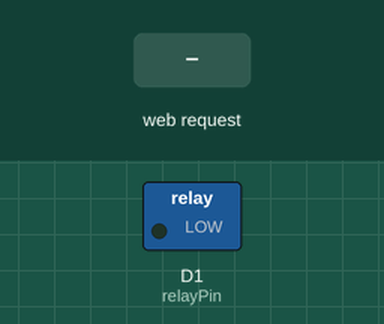
Recording of a sketch running on a simulated ESP8266 (NodeMCU). On the bench: switched loads named in the sketch (green lamp = pin HIGH). Inputs (shaded band) come from the test bench. WiFi joins after 1.5 s; servers stay silent unless stated; what the sketch prints to the serial monitor is not drawn.

Above: at 2.7 s.
2.8 s: HTTP request GET /11 received
At 4.0 s:
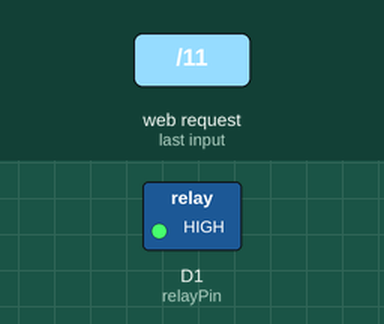
4.3 s: HTTP request GET /10 received
At 5.2 s:
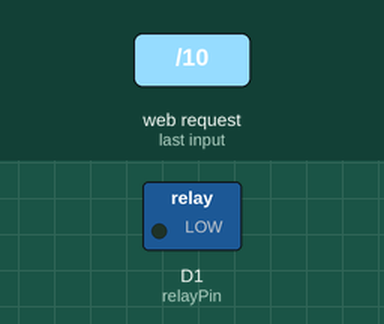
5.8 s: HTTP request GET /21 received
At 6.3 s:
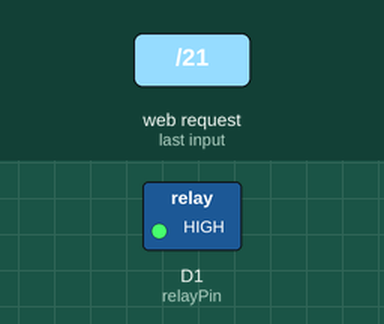
7.3 s: HTTP request GET /20 received
At 8.7 s:
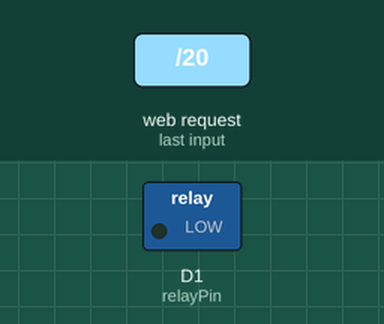
Timing chart, 0 to 9.8 s (numbered marks = the images above; inputs shaded):
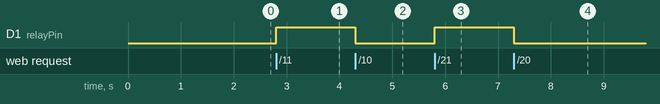

The sketch:

relay_esp8266_dynamicIP.ino
```cpp
#include <ESP8266WiFi.h>
#include <ESP8266WebServer.h>
#include <ESP8266mDNS.h>

const char* ssid = "zaaf";
const char* password = "12345678";

// GANTI NAMA INI UNTUK SETIAP ESP!
// ESP 1 -> "perangkat-1"
// ESP 2 -> "perangkat-2"
const char* hostName = "perangkat-1";
// const char* hostName = "perangkat-2";
// const char* hostName = "perangkat-3";
// const char* hostName = "perangkat-4";

ESP8266WebServer server(80);
const int relayPin = D1;

// --- Handler Nyala (Universal) ---
// Fungsi ini akan dipanggil baik oleh perintah "11" maupun "21"
void handleRelayON() {
  // digitalWrite(relayPin, LOW); // Nyalakan Relay (Active LOW)
  digitalWrite(relayPin, HIGH); // Nyalakan Relay (Active HIGH)
  server.send(200, "text/plain", "Relay ON");
  Serial.println("Relay dinyalakan.");
}

// --- Handler Mati (Universal) ---
// Fungsi ini akan dipanggil baik oleh perintah "10" maupun "20"
void handleRelayOFF() {
  // digitalWrite(relayPin, HIGH); // Matikan Relay
  digitalWrite(relayPin, LOW); // Matikan Relay
  server.send(200, "text/plain", "Relay OFF");
  Serial.println("Relay dimatikan.");
}

void handleRoot() {
  server.send(200, "text/plain", "ESP8266 Universal Node Siap!");
}


void setup() {
  Serial.begin(9600);
  pinMode(relayPin, OUTPUT);
  digitalWrite(relayPin, LOW); //default awal mati

  WiFi.begin(ssid, password);
  while (WiFi.status() != WL_CONNECTED) {
    delay(500); Serial.print(".");
  }
  Serial.println("\nWiFi Connected!");
  Serial.println(WiFi.localIP());

  // --- BAGIAN DISCOVERY (BARU) ---
  if (MDNS.begin(hostName)) {
    Serial.print("mDNS responder started: ");
    Serial.println(hostName);
    // Daftarkan service agar mudah dicari Python
    // Service: _http._tcp, Name: gesture-iot, Port: 80
    MDNS.addService("http", "tcp", 80);
    MDNS.addServiceTxt("http", "tcp", "type", "gesture-iot"); // Tag khusus kita
    MDNS.addServiceTxt("http", "tcp", "id", "1"); // ID perangkat
    // MDNS.addServiceTxt("http", "tcp", "id", "2"); // ID perangkat
    // MDNS.addServiceTxt("http", "tcp", "id", "3"); // ID perangkat
    // MDNS.addServiceTxt("http", "tcp", "id", "4"); // ID perangkat
  } else {
    Serial.println("Error setting up MDNS responder!");
  }
  // -------------------------------

  // --- ROUTING PINTAR (Universal) ---
  server.on("/", handleRoot);

  // ESP ini akan merespon jika dianggap sebagai "Perangkat 1"
  server.on("/11", handleRelayON);
  server.on("/10", handleRelayOFF);

  // ESP ini JUGA akan merespon jika dianggap sebagai "Perangkat 2"
  server.on("/21", handleRelayON);
  server.on("/20", handleRelayOFF);

  // ESP ini JUGA akan merespon jika dianggap sebagai "Perangkat 3"
  server.on("/31", handleRelayON);
  server.on("/30", handleRelayOFF);

  // ESP ini JUGA akan merespon jika dianggap sebagai "Perangkat 4"
  server.on("/41", handleRelayON);
  server.on("/40", handleRelayOFF);


  server.begin();
}

void loop() {
  server.handleClient();
  MDNS.update();
}
```

Measured:
- after the input at 2.8 s, D1 (relayPin): LOW → HIGH at once
- after the input at 4.3 s, D1 (relayPin): HIGH → LOW at once
- after the input at 5.8 s, D1 (relayPin): LOW → HIGH at once
- after the input at 7.3 s, D1 (relayPin): HIGH → LOW at once
